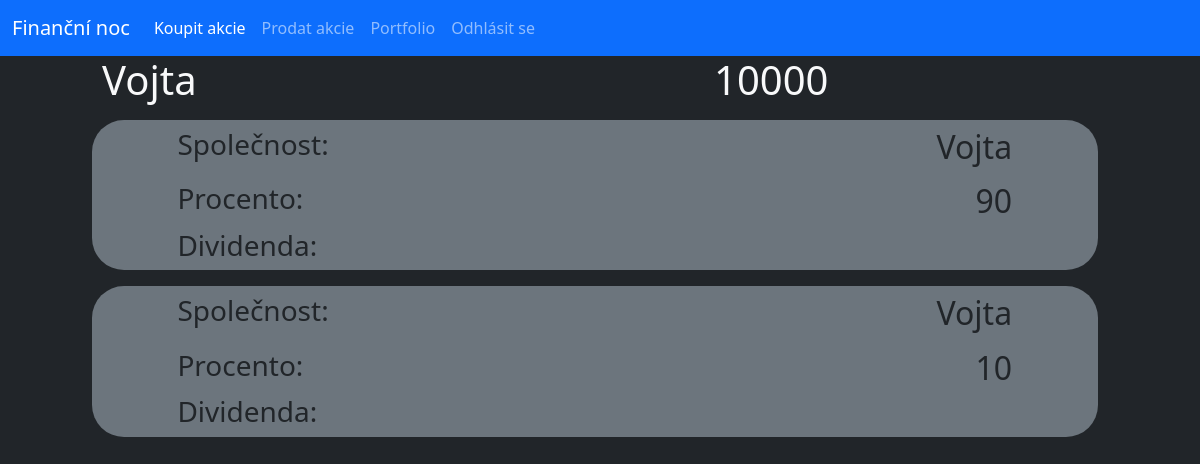
Page /user (signed in) on the committed database.
### database.py (models this page shows, shortened)
class User(db.Model):
    _id = db.Column("id", db.Integer, primary_key=True)
    name = db.Column(db.String(40))
    money = db.Column(db.Integer)
    password = db.Column(db.String(70))

class Stock(db.Model):
    _id = db.Column("id", db.Integer, primary_key=True)
    owner = db.Column(db.String(40))
    name = db.Column(db.String(40))
    percentage = db.Column(db.Integer)
    isSelling = db.Column(db.Boolean)

### router.py (the view)
@app.route("/user")
def user():
    if "user" in session:
        usr = session["user"]
        user = User.query.filter_by(name=usr).first()
        stocks = Stock.query.filter_by(owner=usr).all()
        return render_template("user.html", usr=user, logged=True, stocks=stocks)
    else:
        return redirect(url_for("home"))

### Templates/user.html
{% extends "main.html" %}
{% block content %}
    <div class="row">
        <div class="col offset-1"><h1 class="text-light">{{usr.name}}</h1></div>
        <div class="col offset-1"><h1 class="text-light">{{usr.money}}</h1></div>
    </div>
    {% for stock in stocks%}
    <div class="row py-2">
        <div class="col-offset-1 col-11">
            <div class="conteiner offset-1 bg-secondary rounded-5">
                <div class="row py-2">
                    <div class="col-4 offset-1"><h3>Společnost:</h3></div>
                    <div class="col-6"><h2 class="text-end">{{stock.name}}</h2></div>
                </div>
                <div class="row">
                    <div class="col-4 offset-1"><h3>Procento:</h3></div>
                    <div class="col-6"><h2 class="text-end">{{stock.percentage}}</h2></div>
                </div>
                <div class="row">
                    <div class="col-4 offset-1"><h3>Dividenda:</h3></div>
                    <div class="col-6"><h2 class="text-end">{{stock.dividend}}</h2></div>
                </div>
            </div>
        </div>
    </div>
    {% endfor %}
{% endblock%}

### rows in the picture
User: name "Vojta", money "10000"
Stock: name "Vojta", percentage "90"
Stock: name "Vojta", percentage "10"
